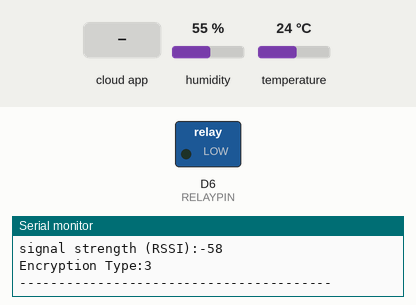
Recording of a program running on a simulated Arduino MKR. Parts: switched loads named in the program (green lamp = pin HIGH), the last lines printed to the serial monitor. The inputs (shaded band) are chosen by the test bench; at power-on: humidity 55 %, temperature 24 °C. WiFi joins after 1.5 s; servers stay silent unless stated; the Firebase database answers and starts empty; not simulated (calls return 0 or success): secrets.h.

Above: at 12.7 s.
12.8 s: the phone or cloud app sets power to 1
23.1 s: humidity set to 51 %
33.6 s: humidity set to 48 %
At 43.4 s:
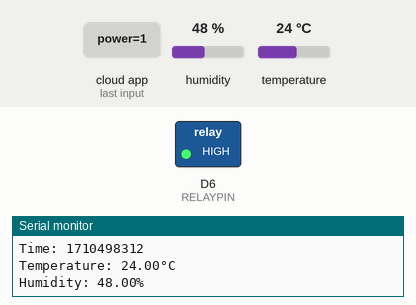
44.3 s: humidity set to 68 %
At 54.5 s:
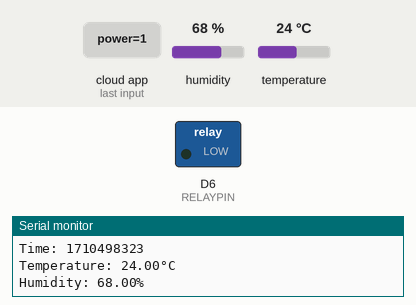
54.8 s: humidity set to 22 %
At 64.5 s:
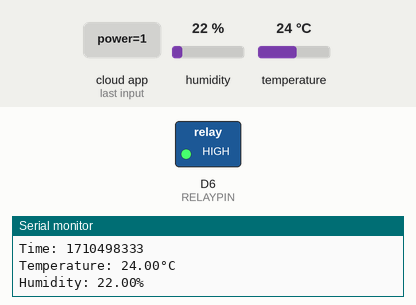
65.2 s: the phone or cloud app sets power to 0
At 75.2 s:
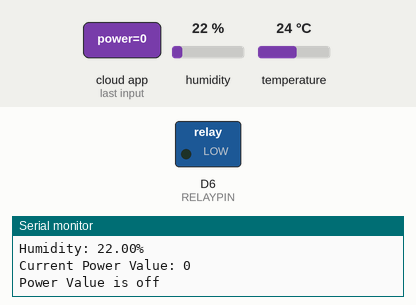
Timing chart, 0 to 76.4 s (numbered marks = the images above; inputs shaded):
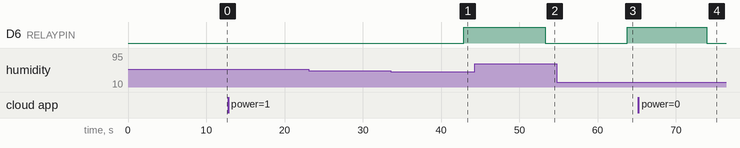

The program:

main.cpp
```cpp
#include <Arduino.h>
#include <Adafruit_Sensor.h>
#include <DHT.h>
#include <DHT_U.h>
#include "Firebase_Arduino_WiFiNINA.h"
#include "secrets.h"

char DATABASE_URL[] = SECRET_DATABASE_URL;
char DATABASE_SECRET[] = SECRET_DATABASE_SECRET;
char WIFI_SSID[] = SECRET_SSID;
char WIFI_PASSWORD[] = SECRET_PASS;

#define RELAYPIN 6 // Pin to control the relay
#define DHTPIN 2     // Digital pin connected to the DHT sensor
#define DHTTYPE DHT11     // DHT 11

// Define firebase and dht objects
FirebaseData fbdo;
DHT_Unified dht(DHTPIN, DHTTYPE);

// Initialise values and define firebase path
String data = "/data";
String power_value = "0";
String temperature_value = "0.00";
String humidity_value = "0.00";
int timestamp;

void printWifi() {
  Serial.println("----------------------------------------");
  Serial.println("Board Information:");
  // print your board's IP address:
  IPAddress ip = WiFi.localIP();
  Serial.print("IP Address: ");
  Serial.println(ip);

  Serial.println();
  Serial.println("Network Information:");
  Serial.print("SSID: ");
  Serial.println(WiFi.SSID());

  // print the received signal strength:
  long rssi = WiFi.RSSI();
  Serial.print("signal strength (RSSI):");
  Serial.println(rssi);

  byte encryption = WiFi.encryptionType();
  Serial.print("Encryption Type:");
  Serial.println(encryption, HEX);
  Serial.println();
  Serial.println("----------------------------------------");
}

void printTemperature(sensor_t sensor) {
  Serial.println(F("Temperature Sensor"));
  Serial.print  (F("Sensor Type: ")); Serial.println(sensor.name);
  Serial.print  (F("Driver Ver:  ")); Serial.println(sensor.version);
  Serial.print  (F("Unique ID:   ")); Serial.println(sensor.sensor_id);
  Serial.print  (F("Max Value:   ")); Serial.print(sensor.max_value); Serial.println(F("°C"));
  Serial.print  (F("Min Value:   ")); Serial.print(sensor.min_value); Serial.println(F("°C"));
  Serial.print  (F("Resolution:  ")); Serial.print(sensor.resolution); Serial.println(F("°C"));
  Serial.println(F("------------------------------------"));
}


void printHumidity(sensor_t sensor) {
  Serial.println(F("Humidity Sensor"));
  Serial.print  (F("Sensor Type: ")); Serial.println(sensor.name);
  Serial.print  (F("Driver Ver:  ")); Serial.println(sensor.version);
  Serial.print  (F("Unique ID:   ")); Serial.println(sensor.sensor_id);
  Serial.print  (F("Max Value:   ")); Serial.print(sensor.max_value); Serial.println(F("%"));
  Serial.print  (F("Min Value:   ")); Serial.print(sensor.min_value); Serial.println(F("%"));
  Serial.print  (F("Resolution:  ")); Serial.print(sensor.resolution); Serial.println(F("%"));
  Serial.println(F("------------------------------------"));
}

void setup()
{
  // Serial Setup and wait for serial
  Serial.begin(9600);
  // while (!Serial); // Waits for serial for debugging purposes. Cannot be used in PROD

  // Initialise Relay
  pinMode(RELAYPIN, OUTPUT);

  // Initialise sensors
  dht.begin();
  sensor_t sensor;

  // Temperature
  dht.temperature().getSensor(&sensor);
  printTemperature(sensor);

  // Humidity
  dht.humidity().getSensor(&sensor);
  printHumidity(sensor);

  // WiFi setup
  int status = WL_IDLE_STATUS;
  while (status != WL_CONNECTED) {
    Serial.print("Connecting to Wi-Fi: ");
    Serial.println(WIFI_SSID);
    status = WiFi.begin(WIFI_SSID, WIFI_PASSWORD);
    delay(10000);
  }
  printWifi();

  // Firebase setup
  Firebase.begin(DATABASE_URL, DATABASE_SECRET, WIFI_SSID, WIFI_PASSWORD);
  Firebase.reconnectWiFi(true);

}

void loop()
{
  delay(10000);

  // Get Power value
  Firebase.getString(fbdo, "/power");
  power_value = fbdo.stringData();
  Serial.print("Current Power Value: ");
  Serial.println(power_value);

  if (power_value == "1") {
    sensors_event_t event;

    // Get time
    timestamp = WiFi.getTime();
    Serial.print("Time: ");
    Serial.println(timestamp);

    // Get temperature
    dht.temperature().getEvent(&event);
    if (isnan(event.temperature)) {
      Serial.println(F("Error reading temperature!"));
    }
    else {
      Serial.print(F("Temperature: "));
      Serial.print(event.temperature);
      Serial.println(F("°C"));
      temperature_value = String(event.temperature);
      Firebase.setString(fbdo, data + "/" + String(timestamp) + "/Temperature", temperature_value);
    }
    // Get humidity
    dht.humidity().getEvent(&event);
    if (isnan(event.relative_humidity)) {
      Serial.println(F("Error reading humidity!"));
    }
    else {
      Serial.print(F("Humidity: "));
      Serial.print(event.relative_humidity);
      Serial.println(F("%"));
      humidity_value = String(event.relative_humidity);
      Firebase.setString(fbdo, data + "/" + String(timestamp) + "/Humidity", humidity_value);
    }

    // Turn on humidifier if humidity < 50%
    if (event.relative_humidity < 50) {
      digitalWrite(6, HIGH);
    }
    else {
      digitalWrite(6, LOW);
    }

  } else {
    Serial.println("Power Value is off");
    digitalWrite(6, LOW);
  }
}
```

Measured:
- the behaviour switches between 50 and 49 % on humidity (found by bisection; images 0 and 1)
- after the input at 33.6 s, D6 (RELAYPIN): LOW → HIGH after 9.3 s
- after the input at 44.3 s, D6 (RELAYPIN): HIGH → LOW after 9.0 s
- after the input at 54.8 s, D6 (RELAYPIN): LOW → HIGH after 9.0 s
- after the input at 65.2 s, D6 (RELAYPIN): HIGH → LOW after 8.7 s
